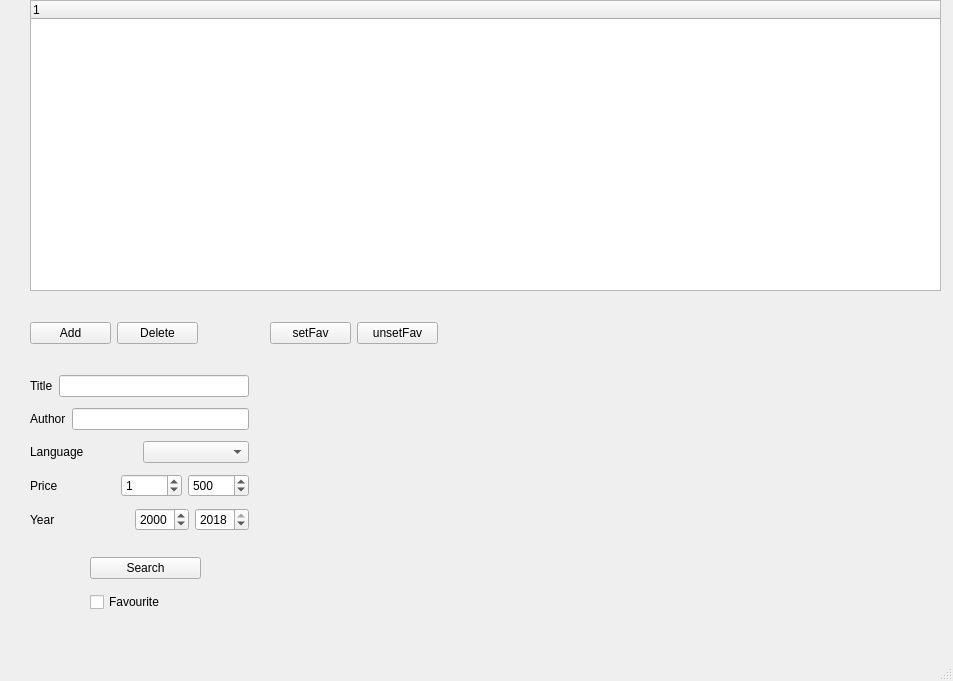
<?xml version="1.0" encoding="UTF-8"?>
<ui version="4.0">
 <class>MainWindowTree</class>
 <widget class="QMainWindow" name="MainWindowTree">
  <property name="geometry">
   <rect>
    <x>0</x>
    <y>0</y>
    <width>953</width>
    <height>681</height>
   </rect>
  </property>
  <property name="windowTitle">
   <string>MainWindow</string>
  </property>
  <widget class="QWidget" name="centralwidget">
   <widget class="QWidget" name="layoutWidget">
    <property name="geometry">
     <rect>
      <x>30</x>
      <y>370</y>
      <width>219</width>
      <height>167</height>
     </rect>
    </property>
    <layout class="QVBoxLayout" name="verticalLayout">
     <item>
      <layout class="QHBoxLayout" name="horizontalLayout">
       <item>
        <widget class="QLabel" name="label">
         <property name="text">
          <string>Title</string>
         </property>
        </widget>
       </item>
       <item>
        <widget class="QLineEdit" name="txtTitle"/>
       </item>
      </layout>
     </item>
     <item>
      <layout class="QHBoxLayout" name="horizontalLayout_2">
       <item>
        <widget class="QLabel" name="label_2">
         <property name="text">
          <string>Author</string>
         </property>
        </widget>
       </item>
       <item>
        <widget class="QLineEdit" name="txtAuthor"/>
       </item>
      </layout>
     </item>
     <item>
      <layout class="QHBoxLayout" name="horizontalLayout_3">
       <item>
        <widget class="QLabel" name="label_3">
         <property name="text">
          <string>Language</string>
         </property>
        </widget>
       </item>
       <item>
        <widget class="QComboBox" name="cmbLang"/>
       </item>
      </layout>
     </item>
     <item>
      <layout class="QHBoxLayout" name="horizontalLayout_4">
       <item>
        <widget class="QLabel" name="label_4">
         <property name="text">
          <string>Price</string>
         </property>
        </widget>
       </item>
       <item>
        <layout class="QHBoxLayout" name="horizontalLayout_8">
         <item>
          <widget class="QSpinBox" name="sbPriceFrom">
           <property name="maximum">
            <number>10000</number>
           </property>
           <property name="value">
            <number>1</number>
           </property>
          </widget>
         </item>
         <item>
          <widget class="QSpinBox" name="sbPriceTo">
           <property name="maximum">
            <number>10000</number>
           </property>
           <property name="value">
            <number>500</number>
           </property>
          </widget>
         </item>
        </layout>
       </item>
      </layout>
     </item>
     <item>
      <layout class="QHBoxLayout" name="horizontalLayout_5">
       <item>
        <widget class="QLabel" name="label_5">
         <property name="text">
          <string>Year</string>
         </property>
        </widget>
       </item>
       <item>
        <layout class="QHBoxLayout" name="horizontalLayout_9">
         <item>
          <widget class="QSpinBox" name="sbYearFrom">
           <property name="minimum">
            <number>1900</number>
           </property>
           <property name="maximum">
            <number>2018</number>
           </property>
           <property name="value">
            <number>2000</number>
           </property>
          </widget>
         </item>
         <item>
          <widget class="QSpinBox" name="sbYearTo">
           <property name="minimum">
            <number>1900</number>
           </property>
           <property name="maximum">
            <number>2018</number>
           </property>
           <property name="value">
            <number>2018</number>
           </property>
          </widget>
         </item>
        </layout>
       </item>
      </layout>
     </item>
    </layout>
   </widget>
   <widget class="QWidget" name="layoutWidget_2">
    <property name="geometry">
     <rect>
      <x>30</x>
      <y>320</y>
      <width>168</width>
      <height>27</height>
     </rect>
    </property>
    <layout class="QHBoxLayout" name="horizontalLayout_6">
     <item>
      <widget class="QPushButton" name="btAdd">
       <property name="text">
        <string>Add</string>
       </property>
      </widget>
     </item>
     <item>
      <widget class="QPushButton" name="btDelete">
       <property name="text">
        <string>Delete</string>
       </property>
      </widget>
     </item>
    </layout>
   </widget>
   <widget class="QTreeWidget" name="treeWidget">
    <property name="geometry">
     <rect>
      <x>30</x>
      <y>0</y>
      <width>911</width>
      <height>291</height>
     </rect>
    </property>
    <column>
     <property name="text">
      <string notr="true">1</string>
     </property>
    </column>
   </widget>
   <widget class="QWidget" name="layoutWidget">
    <property name="geometry">
     <rect>
      <x>90</x>
      <y>550</y>
      <width>111</width>
      <height>71</height>
     </rect>
    </property>
    <layout class="QVBoxLayout" name="verticalLayout_2">
     <item>
      <widget class="QPushButton" name="btSearch">
       <property name="text">
        <string>Search</string>
       </property>
      </widget>
     </item>
     <item>
      <widget class="QCheckBox" name="checkFav">
       <property name="text">
        <string>Favourite</string>
       </property>
      </widget>
     </item>
    </layout>
   </widget>
   <widget class="QWidget" name="layoutWidget">
    <property name="geometry">
     <rect>
      <x>270</x>
      <y>320</y>
      <width>168</width>
      <height>27</height>
     </rect>
    </property>
    <layout class="QHBoxLayout" name="horizontalLayout_7">
     <item>
      <widget class="QPushButton" name="btFav">
       <property name="text">
        <string>setFav</string>
       </property>
      </widget>
     </item>
     <item>
      <widget class="QPushButton" name="btUnsetFav">
       <property name="text">
        <string>unsetFav</string>
       </property>
      </widget>
     </item>
    </layout>
   </widget>
  </widget>
  <widget class="QMenuBar" name="menubar">
   <property name="geometry">
    <rect>
     <x>0</x>
     <y>0</y>
     <width>953</width>
     <height>22</height>
    </rect>
   </property>
  </widget>
  <widget class="QStatusBar" name="statusbar"/>
 </widget>
 <resources/>
 <connections/>
</ui>
